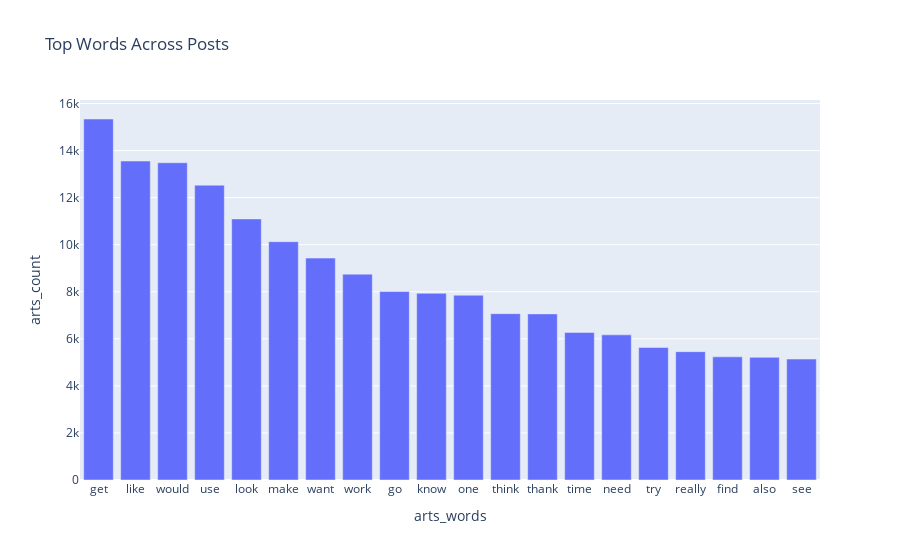

Notebook code for this chart:
### Code cell
artwords = px.bar(wordcountdf.iloc[:20], x='arts_words', y='arts_count',
                  title='Top Words Across Arts Posts',
                  barmode='stack'
                 )
artwords.show()

### Figure 1 — Plotly figure (JSON) as saved in the notebook; plotly's stock layout.template omitted (floating-point values rounded to 4 significant figures)
{"data": [{"alignmentgroup": "True", "hoverlabel": {"namelength": 0}, "hovertemplate": "arts_words=%{x}<br>arts_count=%{y}", "legendgroup": "", "marker": {"color": "#636efa"}, "name": "", "offsetgroup": "", "orientation": "v", "showlegend": false, "textposition": "auto", "type": "bar", "x": ["get", "like", "would", "use", "look", "make", "want", "work", "go", "know", "one", "think", "thank", "time", "need", "try", "really", "find", "also", "see"], "xaxis": "x", "y": [15343, 13556, 13483, 12530, 11096, 10128, 9431, 8748, 8011, 7934, 7854, 7070, 7060, 6272, 6169, 5632, 5455, 5234, 5213, 5140], "yaxis": "y"}], "layout": {"barmode": "stack", "legend": {"tracegroupgap": 0}, "title": {"text": "Top Words Across Posts"}, "xaxis": {"anchor": "y", "domain": [0, 1], "title": {"text": "arts_words"}}, "yaxis": {"anchor": "x", "domain": [0, 1], "title": {"text": "arts_count"}}}}
